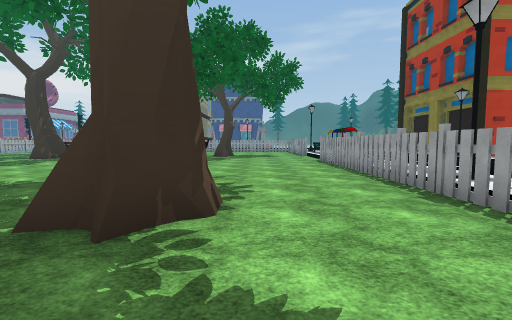
view 1 (above)

16 first-person views from a walk through a scene from a Unity 3-D project. The camera is 1.5 m above the floor, tilts 4° down and sees 90° across. The floor is counted in squares, 2 m on a side. Each view is taken from the middle of a square. On the plan, view 1 faces up. The plan holds only what a view shows up to about 9 squares ahead; the rest is blank. The place goes on beyond the plan. The player character is not drawn. Some surface patterns are stand-ins.

view 2
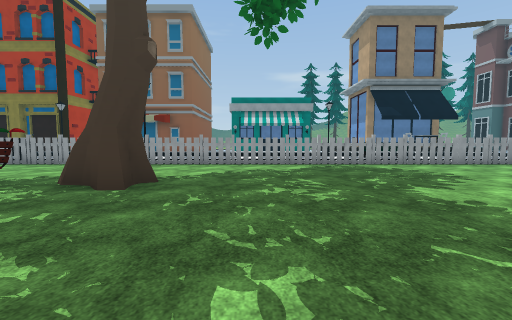

view 3
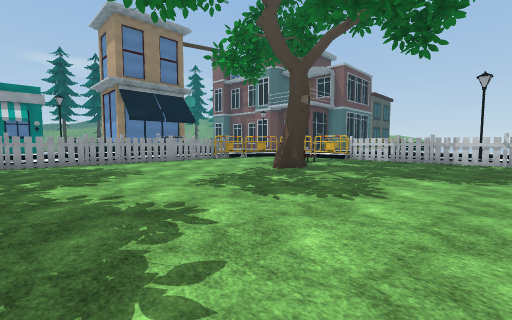

view 4
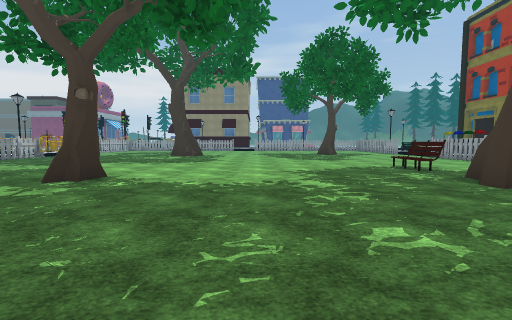

view 5
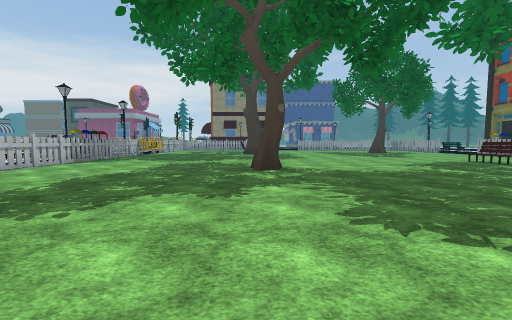

view 6
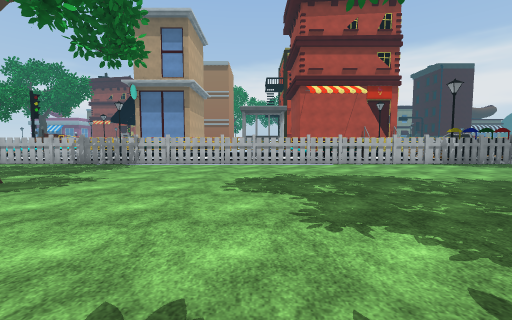

view 7
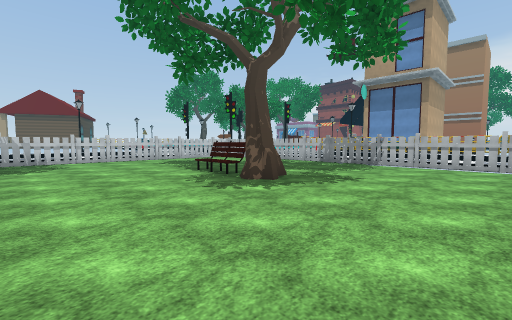

view 8
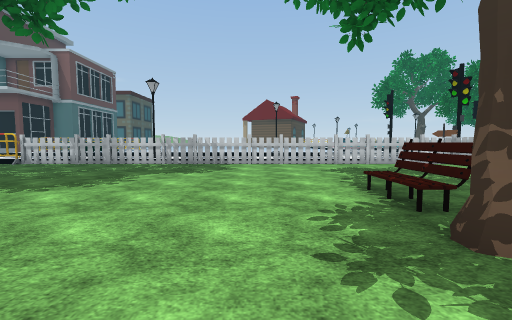

view 9
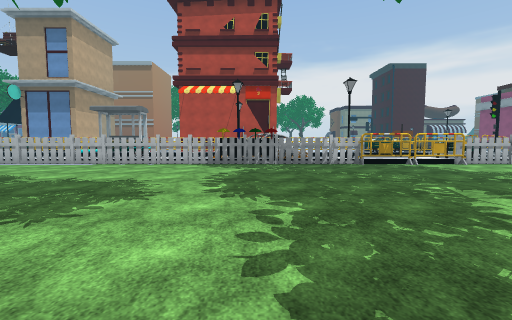

view 10
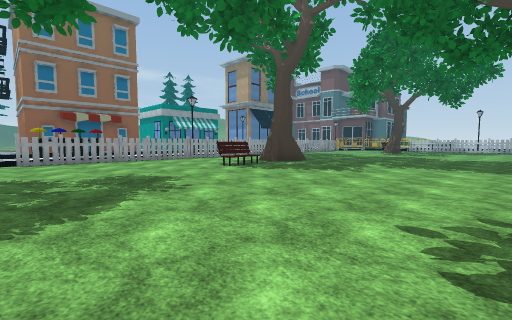

view 11
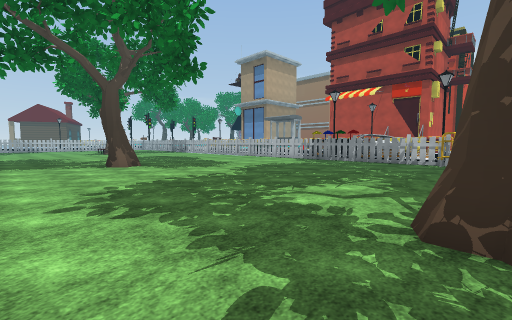

view 12
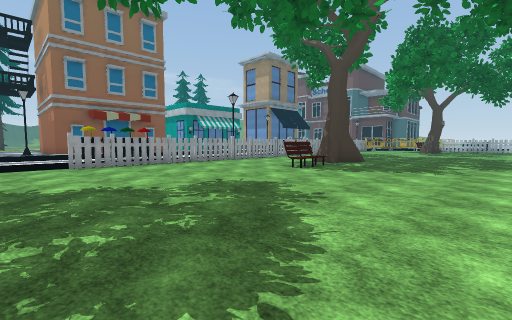

view 13
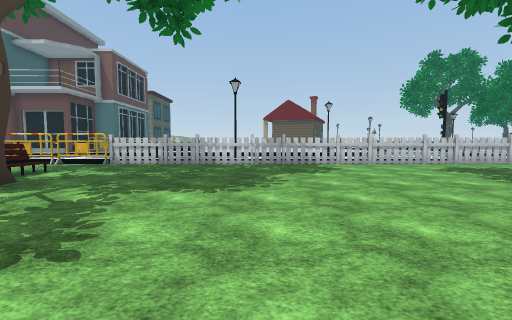

view 14
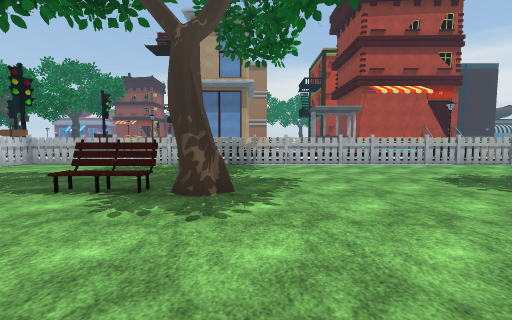

view 15
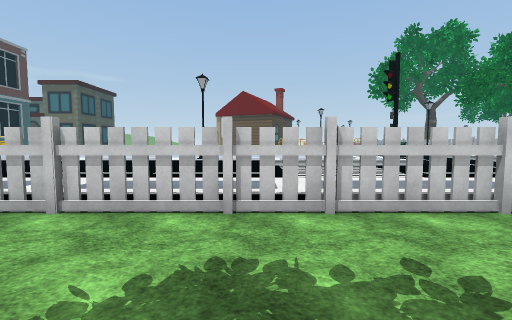

view 16
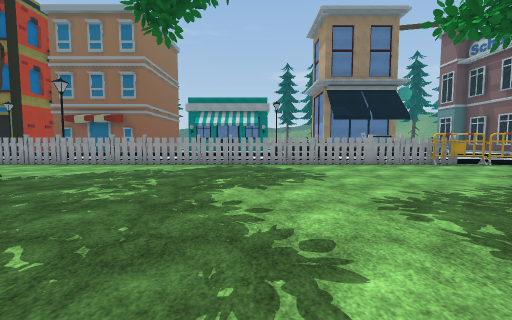

### Floor plan
Key: @ floor where view 1 was taken; # wall or solid block; . main floor; : floor 0.25 m higher than the main floor; / step, stairs or slope; = window, fence, low wall or low ledge; B bin; E bench; P pole; O other object.
Columns run from 17 left of view 1 to 4 right of it. Each row starts with its distance up from view 1.
 12 OO...  ##...........//
 11 OO..................//
 10  O..................#/
  9  ...................B
  8  ...................#
  7  ...................=
  6 B..............EE...=
  5 #..............EE...#/
  4 #...................OP
  3  ......#........#...=
  2  ...............#...=
  1 #...................#
  0 /................@..#
 -1 /...................#
 -2 #...................=
 -3 #...................=
 -4 #...................#
 -5 :...................O
 -6 #....#..............#
 -7 #....E..............=
 -8 :....E.........#....#
 -9 #..............#E..//
-10 #...............E..O#
-11 #..................O:
-12 #.................O
-13 #==#/==#//=O#= /O/
-14 #////////  P

Where each view was taken, in squares from view 1:
view 1: 0 up, 0 right, facing up
view 2: 0 up, 6 left, facing right
view 3: 2 down, 7 left, facing down-right
view 4: 2 down, 6 left, facing up
view 5: 4 down, 10 left, facing up
view 6: 1 down, 8 left, facing left
view 7: 2 down, 8 left, facing down-left
view 8: 4 down, 10 left, facing down
view 9: 7 up, 8 left, facing left
view 10: 11 up, 8 left, facing down-right
view 11: 12 up, 7 left, facing down-left
view 12: 12 up, 6 left, facing down-right
view 13: 4 down, 7 left, facing down
view 14: 5 down, 8 left, facing left
view 15: 10 down, 13 left, facing down
view 16: 3 down, 6 left, facing right
